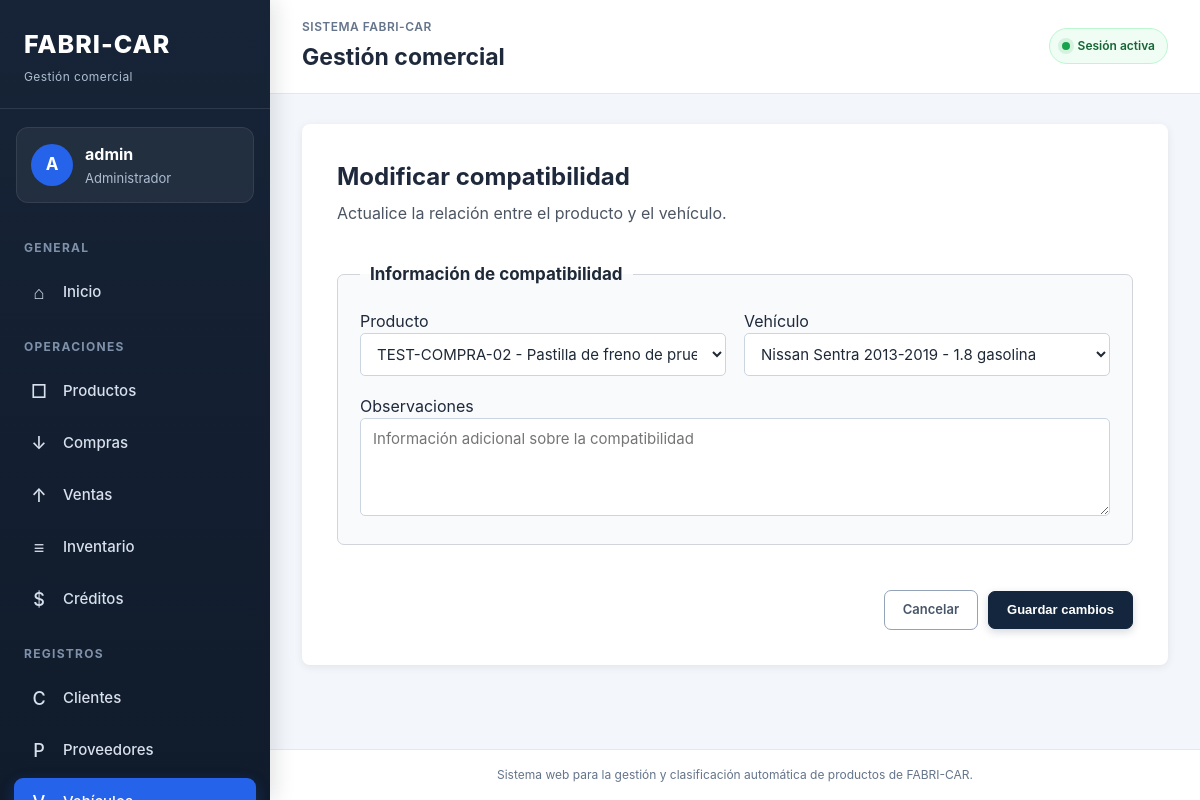
/vehiculos/compatibilidades/modificar/5/ (signed in), run on the app's committed database.
### vehiculos/models.py (models this page shows, shortened)
class CompatibilidadProducto(models.Model):
    producto = models.ForeignKey(
        Producto,
        on_delete=models.CASCADE,
        related_name="compatibilidades",
        verbose_name="Producto",
    )
    vehiculo = models.ForeignKey(
        Vehiculo,
        on_delete=models.CASCADE,
        related_name="productos_compatibles",
        verbose_name="Vehículo",
    )
    observaciones = models.TextField(
        blank=True,
        verbose_name="Observaciones",
    )
    fecha_registro = models.DateTimeField(
        auto_now_add=True,
        verbose_name="Fecha de registro",
    )
    class Meta:
        verbose_name = "Compatibilidad de producto"
        verbose_name_plural = "Compatibilidades de productos"
        ordering = [
            "vehiculo__marca",
            "vehiculo__modelo",
        ]
        constraints = [
            models.UniqueConstraint(
                fields=["producto", "vehiculo"],
                name="compatibilidad_producto_vehiculo_unica",
            )
        ]

### vehiculos/views.py (the view)
@login_required
@rol_requerido("Administrador")
def modificar_compatibilidad(request, compatibilidad_id):
    compatibilidad = get_object_or_404(
        CompatibilidadProducto,
        id=compatibilidad_id,
    )
    if request.method == "POST":
        formulario = CompatibilidadProductoForm(
            request.POST,
            instance=compatibilidad,
        )
        if formulario.is_valid():
            compatibilidad = formulario.save()
            messages.success(
                request,
                (
                    f'La compatibilidad entre el producto '
                    f'"{compatibilidad.producto.nombre}" y el vehículo '
                    f'"{compatibilidad.vehiculo}" fue modificada '
                    f"correctamente."
                ),
            )
            return redirect(
                "vehiculos:listar_compatibilidades"
            )
    else:
        formulario = CompatibilidadProductoForm(
            instance=compatibilidad,
        )
    contexto = {
        "formulario": formulario,
        "compatibilidad": compatibilidad,
        "modo_edicion": True,
    }
    return render(
        request,
        "vehiculos/registrar_compatibilidad.html",
        contexto,
    )

### principal/context_processors.py (called while the page is built)
def roles_usuario(request):
    usuario = request.user
    if not usuario.is_authenticated:
        return {
            "es_administrador": False,
            "es_empleado": False,
            "es_cliente": False,
        }
    es_administrador = (
        usuario.is_superuser
        or usuario.groups.filter(
            name="Administrador"
        ).exists()
    )
    es_empleado = usuario.groups.filter(
        name="Empleado"
    ).exists()
    es_cliente = usuario.groups.filter(
        name="Cliente"
    ).exists()
    return {
        "es_administrador": es_administrador,
        "es_empleado": es_empleado,
        "es_cliente": es_cliente,
    }

### productos/models.py (called while the page is built)
    def __str__(self):
        return f"{self.codigo} - {self.nombre}"

### vehiculos/models.py (called while the page is built)
    def __str__(self):
        rango_anios = f"{self.anio_desde}-{self.anio_hasta}"
        if self.motor:
            return (
                f"{self.marca} {self.modelo} "
                f"{rango_anios} - {self.motor}"
            )
        return f"{self.marca} {self.modelo} {rango_anios}"

### vehiculos/templates/vehiculos/registrar_compatibilidad.html (shortened to what this page needs)
{% extends "principal/base.html" %}
{% block contenido %}
<section class="presentacion">
    <div class="encabezado-formulario">
        <div>
        {% if modo_edicion %}
    <h2>Modificar compatibilidad</h2>
    <p>
        Actualice la relación entre el producto y el vehículo.
    </p>
{% else %}
    <h2>Registrar compatibilidad</h2>
    <p>
        Relacione un producto con el vehículo en el que
        puede ser utilizado.
    </p>
{% endif %}
        </div>
    </div>
    <form
        method="post"
        class="formulario-producto"
        novalidate
    >
        <fieldset class="seccion-formulario">
            <legend>Información de compatibilidad</legend>
            <div class="cuadricula-formulario">
                <div>
                    <label for="{{ formulario.producto.id_for_label }}">
                        Producto
                    </label>
                    {{ formulario.producto }}
                </div>
                <div>
                    <label for="{{ formulario.vehiculo.id_for_label }}">
                        Vehículo
                    </label>
                    {{ formulario.vehiculo }}
                </div>
            </div>
            <div class="campo-completo">
                <label for="{{ formulario.observaciones.id_for_label }}">
                    Observaciones
                </label>
                {{ formulario.observaciones }}
            </div>
        </fieldset>
        <div class="acciones-formulario">
            {% if producto_inicial %}
                <a
                    href="{% url 'productos:detalle_producto' producto_inicial.id %}"
                    class="boton-secundario"
                >
                    Cancelar
                </a>
            {% else %}
                <a
                    href="{% url 'vehiculos:listar_compatibilidades' %}"
                    class="boton-secundario"
                >
                    Cancelar
                </a>
            {% endif %}
            {% if modo_edicion %}
                <button
                    type="submit"
                    class="boton-principal"
                >
                    Guardar cambios
                </button>
            {% endif %}
        </div>
    </form>
</section>
{% endblock %}

### principal/templates/principal/base.html (shortened to what this page needs)
{% load static %}
<!DOCTYPE html>
<html lang="es">
<head>
    <link
        rel="stylesheet"
        href="{% static 'principal/css/estilos.css' %}"
    >
</head>
<body class="{% if user.is_authenticated %}sistema-autenticado{% else %}pagina-publica{% endif %}">
    {% if user.is_authenticated %}
        <div class="estructura-sistema">
            <aside class="menu-lateral">
                <a
                    href="{% url 'inicio' %}"
                    class="marca-sistema"
                >
                    <span class="marca-principal">
                        FABRI-CAR
                    </span>
                    <span class="marca-descripcion">
                        Gestión comercial
                    </span>
                </a>
                <div class="perfil-menu">
                    <div class="avatar-usuario">
                        {{ user.username|first|upper }}
                    </div>
                    <div class="datos-usuario">
                        <strong>
                            {{ user.username }}
                        </strong>
                        <span>
                            {% if es_administrador %}
                                Administrador
                            {% elif es_empleado %}
                                Empleado
                            {% elif es_cliente %}
                                Cliente
                            {% else %}
                                Usuario
                            {% endif %}
                        </span>
                    </div>
                </div>
                <nav class="navegacion-lateral">
                    <span class="titulo-grupo-menu">
                        General
                    </span>
                    <a
                        href="{% url 'inicio' %}"
                        class="enlace-menu
                        "
                    >
                        <span class="icono-menu">⌂</span>
                        <span>Inicio</span>
                    </a>
                    {% if es_administrador or es_empleado %}
                        <span class="titulo-grupo-menu">
                            Operaciones
                        </span>
                        <a
                            href="{% url 'productos:listar_productos' %}"
                            class="enlace-menu
                            "
                        >
                            <span class="icono-menu">□</span>
                            <span>Productos</span>
                        </a>
                        <a
                            href="{% url 'compras:listar_compras' %}"
                            class="enlace-menu
                            "
                        >
                            <span class="icono-menu">↓</span>
                            <span>Compras</span>
                        </a>
                        <a
                            href="{% url 'ventas:listar_ventas' %}"
                            class="enlace-menu
                            "
                        >
                            <span class="icono-menu">↑</span>
                            <span>Ventas</span>
                        </a>
                        <a
                            href="{% url 'inventario:listar_movimientos' %}"
                            class="enlace-menu
                            "
                        >
                            <span class="icono-menu">≡</span>
                            <span>Inventario</span>
                        </a>
                        <a
                            href="{% url 'creditos:listar_creditos' %}"
                            class="enlace-menu
                            "
                        >
                            <span class="icono-menu">$</span>
                            <span>Créditos</span>
                        </a>
                        <span class="titulo-grupo-menu">
                            Registros
                        </span>
                        <a
                            href="{% url 'clientes:listar_clientes' %}"
                            class="enlace-menu
                            "
                        >
                            <span class="icono-menu">C</span>
                            <span>Clientes</span>
                        </a>
                        <a
                            href="{% url 'proveedores:listar_proveedores' %}"
                            class="enlace-menu
                            "
                        >
                            <span class="icono-menu">P</span>
                            <span>Proveedores</span>
                        </a>
                        <a
                            href="{% url 'vehiculos:listar_vehiculos' %}"
                            class="enlace-menu
                            {% if request.resolver_match.namespace == 'vehiculos' %}
                                enlace-menu-activo
                            {% endif %}"
                        >
                            <span class="icono-menu">V</span>
                            <span>Vehículos</span>
                        </a>
                    {% endif %}
                </nav>
            </aside>
            <div class="area-trabajo">
                <header class="barra-superior">
                    <div>
                        <span class="subtitulo-superior">
                            Sistema FABRI-CAR
                        </span>
                        <h1>
                            {% block encabezado_pagina %}
                                Gestión comercial
                            {% endblock %}
                        </h1>
                    </div>
                    <div class="sesion-activa">
                        <span class="indicador-activo"></span>
                        Sesión activa
                    </div>
                </header>
    {% endif %}
            <main class="{% if user.is_authenticated %}contenido-principal{% else %}contenido-principal-publico{% endif %}">
                {% block contenido %}
                {% endblock %}
            </main>
            <footer class="pie-pagina">
                <p>
                    Sistema web para la gestión y clasificación automática
                    de productos de FABRI-CAR.
                </p>
            </footer>
    {% if user.is_authenticated %}
            </div>
        </div>
    {% else %}
        </div>
    {% endif %}
</body>
</html>

### data on the page
CompatibilidadProducto: producto "TEST-COMPRA-02 - Pastilla de freno de prueba", vehiculo "Nissan Sentra 2013-2019 - 1.8 gasolina"

### other printed values
{{ user.username|first|upper }} "A"
{{ user.username }} "admin"
